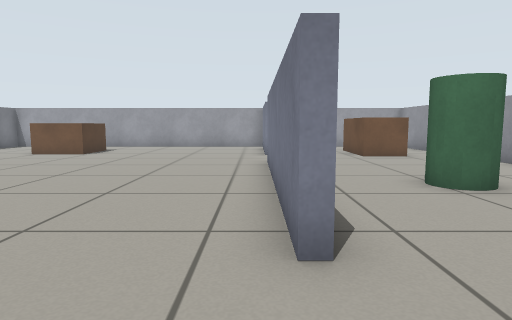
view 1 (above)

18 first-person views from a walk through a world built for the Gazebo simulator. The camera is 0.57 m above the floor, tilts 6° down and sees 75° across. The floor is counted in squares, 0.5 m on a side. Each view is taken from the middle of a square. On the plan, view 1 faces up. The plan holds only what a view shows up to about 13 squares ahead; the rest is blank.

view 2
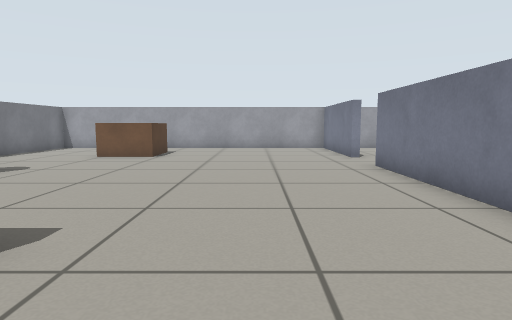

view 3
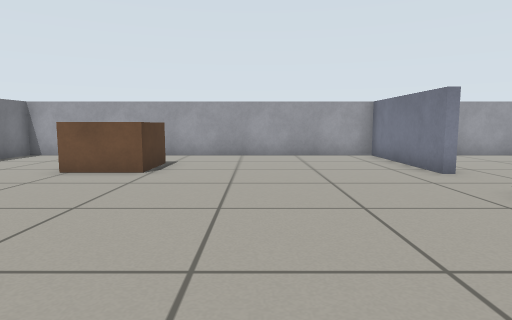

view 4
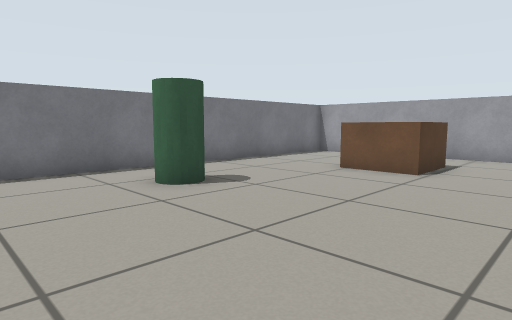

view 5
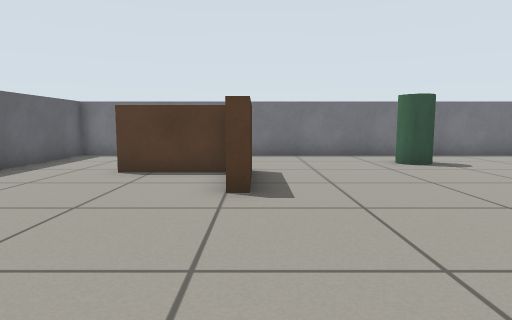

view 6
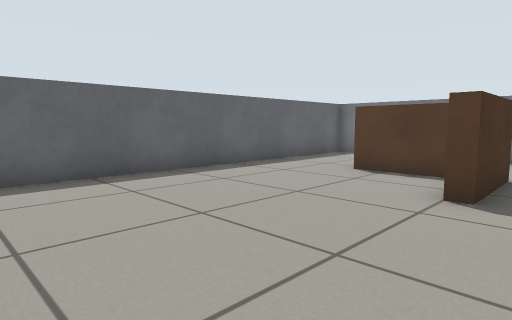

view 7
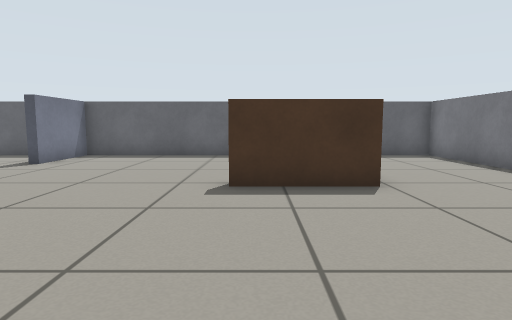

view 8
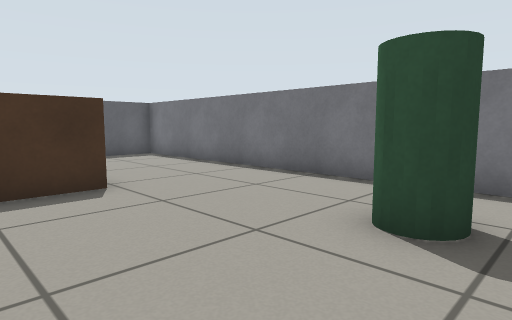

view 9
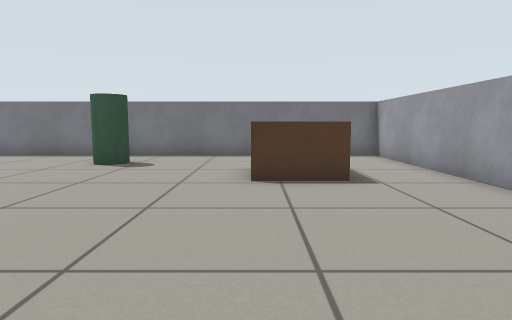

view 10
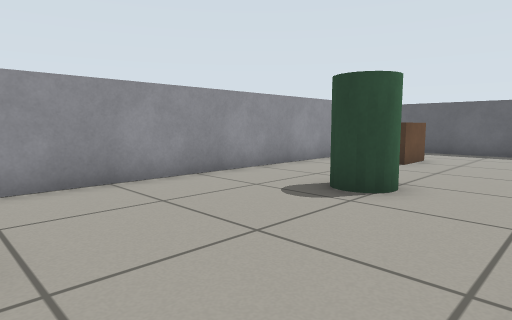

view 11
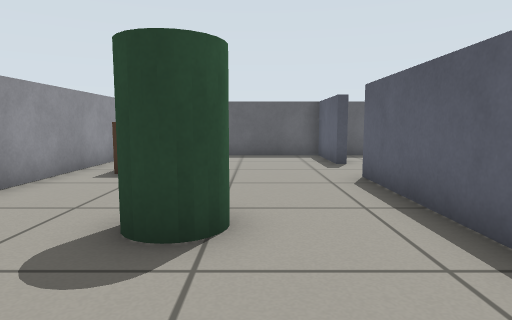

view 12
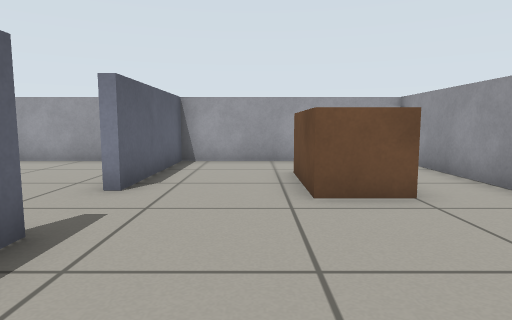

view 13
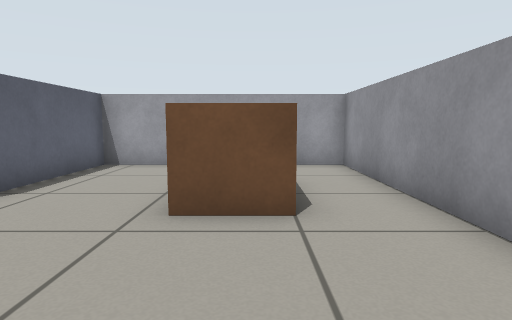

view 14
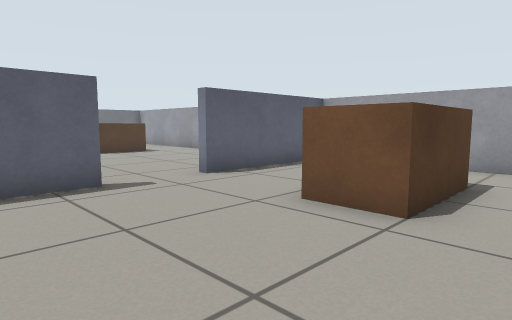

view 15
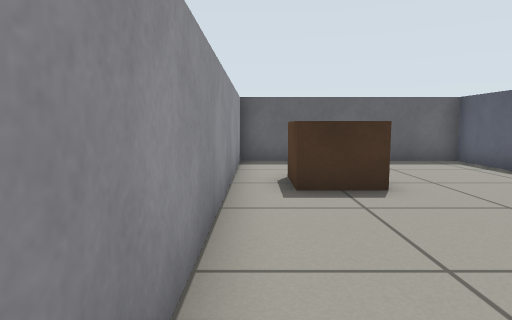

view 16
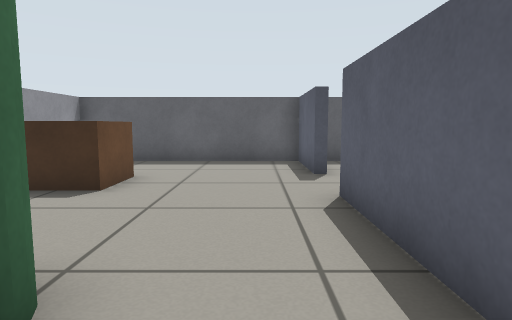

view 17
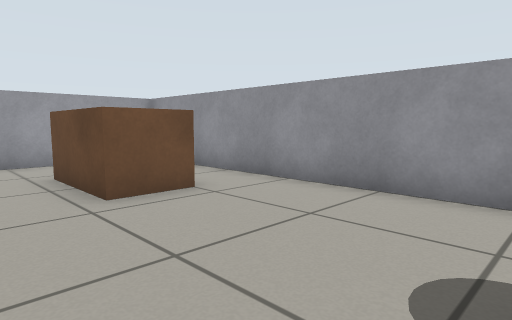

view 18
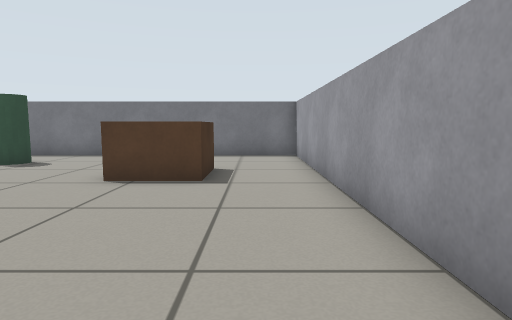

### Floor plan
Points are (right, up) in squares from view 1. A wall is a line through its corners. A room is listed if a view was taken in it or the views show most of it. See-through windows are left out.
Room 1 (views 1, 2, 3, 4, 5, 6, 7, 8, 9, 18)
walls: (-8.4, 3.9) (-5.5, 3.9) (-5.5, 3.5); (-7.9, 3.4) (-7.9, 0.6); (0.4, 12.7) (0.4, 17.5) (-12.5, 17.5) (-12.5, -2.5) (0.4, -2.5) (0.4, 0.3); (0.4, 2.7) (0.4, 10.4)
ways out: opening at (1, 1.5) to room 2; opening at (1, 11.5) to room 2
objects: pillar (-10, 8) to (-10, 9); crate (-8, 13) to (-7, 15)
Room 2 (views 10, 11, 12, 13, 14, 15, 16, 17)
walls: (0.6, 7.1) (0.6, 2.7) (0.4, 2.7); (0.6, 10.4) (0.6, 8.8); (0.4, 0.3) (0.6, 0.3) (0.6, -2.5) (7.5, -2.5) (7.5, 17.5) (0.6, 17.5) (0.6, 12.7) (0.4, 12.7)
ways out: opening at (1, 1.5) to room 1; opening at (1, 11.5) to room 1
objects: pillar (4, 6) to (4, 7); brown box (4, 12) to (5, 15); brown box (5, 1) to (6, 2)

Positions as (right, up) in squares from view 1, and headings:
1: (0, 0), facing up
2: (-3, 1), facing up
3: (-4, 5), facing up
4: (-4, 5), facing up-left
5: (0, 4), facing left
6: (0, 5), facing down-left
7: (-6, 10), facing down
8: (-6, 10), facing down-left
9: (0, 13), facing left
10: (1, 12), facing down-right
11: (3, 10), facing down
12: (3, 7), facing up
13: (5, 8), facing up
14: (7, 8), facing up-left
15: (7, 8), facing down
16: (2, 8), facing down
17: (2, 7), facing up-right
18: (0, 16), facing left
